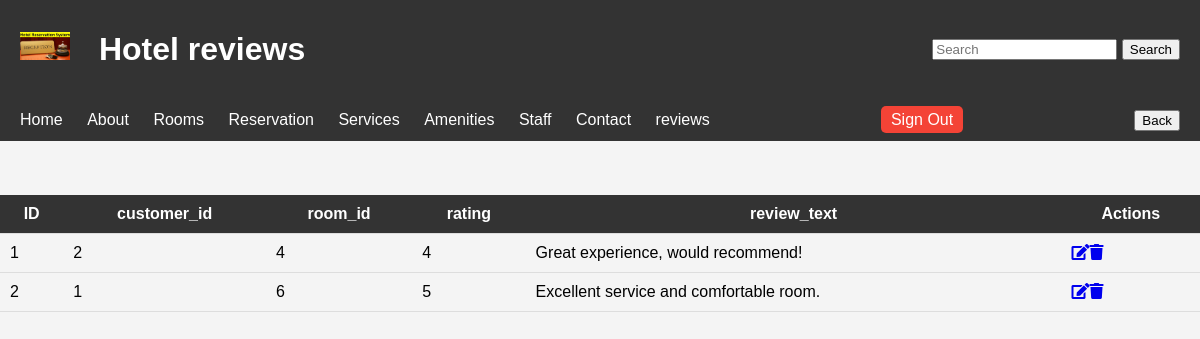
/landingreview.php, run on the app's committed database.
### tables this page shows
CREATE TABLE `reviews` (
  `review_id` int(11) NOT NULL,
  `customer_id` int(11) NOT NULL,
  `room_id` int(11) NOT NULL,
  `rating` int(11) NOT NULL,
  `review_text` text DEFAULT NULL
);

### landingreview.php (the view, shortened to what this page needs)
<!DOCTYPE html>
<html lang="en">
<head>
    <link rel="stylesheet" href="https://cdnjs.cloudflare.com/ajax/libs/font-awesome/5.15.4/css/all.min.css">
     <link rel="stylesheet" href="css/style5.css">
</head>
<body>    <header>
        <h1><img src="image/icon.jpg" alt="icon"> Hotel reviews</h1>
                        <div class="col-3 offset">
    <form class="d-flex" action="searchreviews.php" method="GET">
        <input class="form-control me-2" type="search" placeholder="Search" aria-label="Search" name="query">
        <button class="btn btn-outline-success" type="submit">Search</button>
    </form>
</header>
<header>
      <nav>
        <ul>
            <li><a href="home.html">Home</a></li>
            <li><a href="about.html">About</a></li>
            <li><a href="room.html">Rooms</a></li>
            <li><a href="reservation.html">Reservation</a></li>
            <li><a href="services.html">Services</a></li>
            <li><a href="amenities.html">Amenities</a></li>
            <li><a href="staff.html">Staff</a></li>
            <li><a href="contact.html">Contact</a></li>
            <li><a href="review.html">reviews</a></li>
        </ul>
    </nav>
    <div class="signout">
        <a href="loginout.php">Sign Out</a>
    </div>
    <div>
            <button type="button" onclick="window.location.href='reviews.html'">Back</button>
    </div>
</header>
<?php
require_once "dbconnect.php";
?>
<!DOCTYPE html>
<html lang="en">
<head>
</head>
<body>
    <br><br><br>
    <table id="dataTable" class="table table-hover text-center">
        <tr>
            <th>ID</th>
            <th>customer_id</th>
            <th>room_id</th>
            <th>rating</th>
            <th>review_text</th>
            <th>Actions</th>
        </tr>
        <?php
        $sql = "SELECT * FROM reviews";
        $result = $conn->query($sql);
        if ($result->num_rows > 0) {
            while ($row = $result->fetch_assoc()) {
                echo "<tr>";
                echo "<td>" . $row["review_id"] . "</td>";
                echo "<td>" . $row["customer_id"] . "</td>";
                echo "<td>" . $row["room_id"] . "</td>";
                echo "<td>" . $row["rating"] . "</td>";
                echo "<td>" . $row["review_text"] . "</td>";
                echo "<td>";
                echo "<a href='updatereviews.html?id=" . $row["review_id"] . "'><i class='fas fa-edit'></i></a>";
                echo "<a href='deletereviews.html?id=" . $row["review_id"] . "'><i class='fas fa-trash'></i></a>";
                echo "</td>";
                echo "</tr>";
            }
        } else {
            echo "<tr><td colspan='6'>No data found</td></tr>";
        }
        ?>
    </table>
</body>
</html>

### css/style5.css (style rules this page uses)
body { font-family: Arial, sans-serif; margin: 0; padding: 0; background-color: #f4f4f4; }
header { background-color: #333; color: #fff; padding: 10px 20px; display: flex; justify-content: space-between; align-items: center; }
header img { width: 50px; margin-right: 20px; }
nav ul { list-style-type: none; padding: 0; margin: 0; }
nav ul li { display: inline; margin-right: 20px; position: relative; }
nav ul li a { color: #fff; text-decoration: none; }
.signout { margin-right: 20px; }
.signout a { color: #fff; text-decoration: none; padding: 5px 10px; background-color: #f44336; border: none; cursor: pointer; border-radius: 5px; }
table { width: 100%; border-collapse: collapse; }
th, td { padding: 10px; border-bottom: 1px solid #ddd; }
th { background-color: #333; color: white; }

### data on the page
reviews: review_id "1", customer "2", room "4", rating "4", review_text "Great experience, would recommend!"
reviews: review_id "2", customer "1", room "6", rating "5", review_text "Excellent service and comfortable room."
